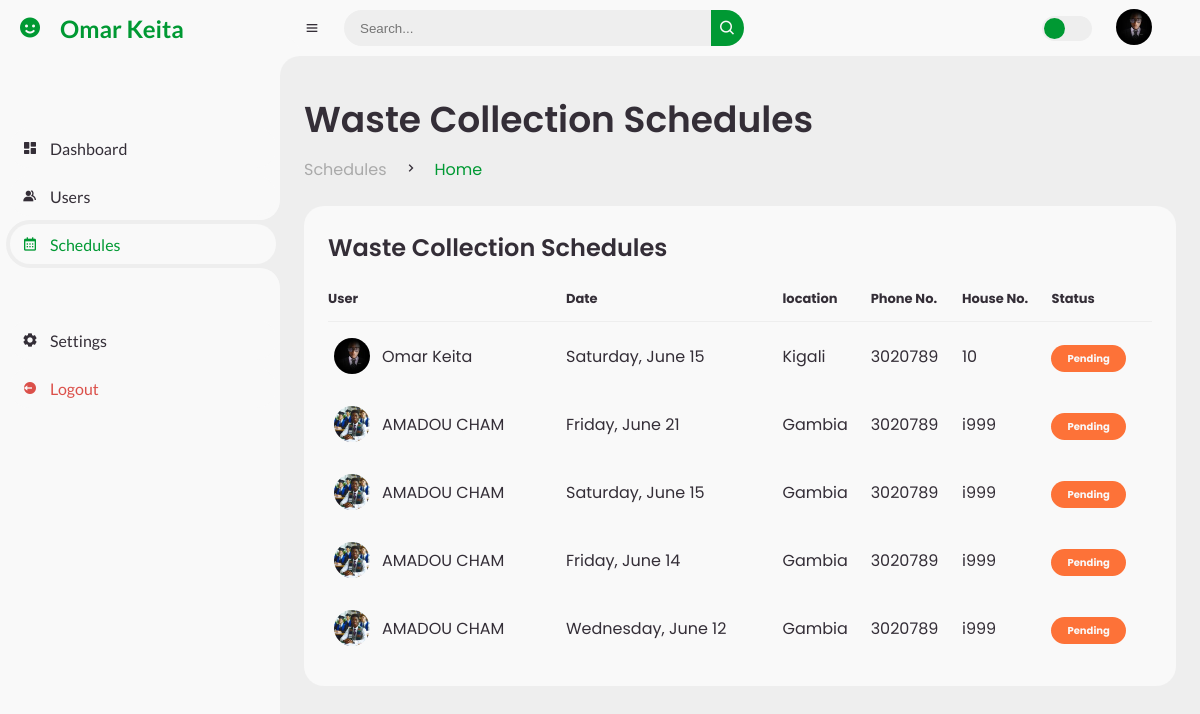
The page /admin_dashboard/user_schedule (signed in) on the database as committed earlier.
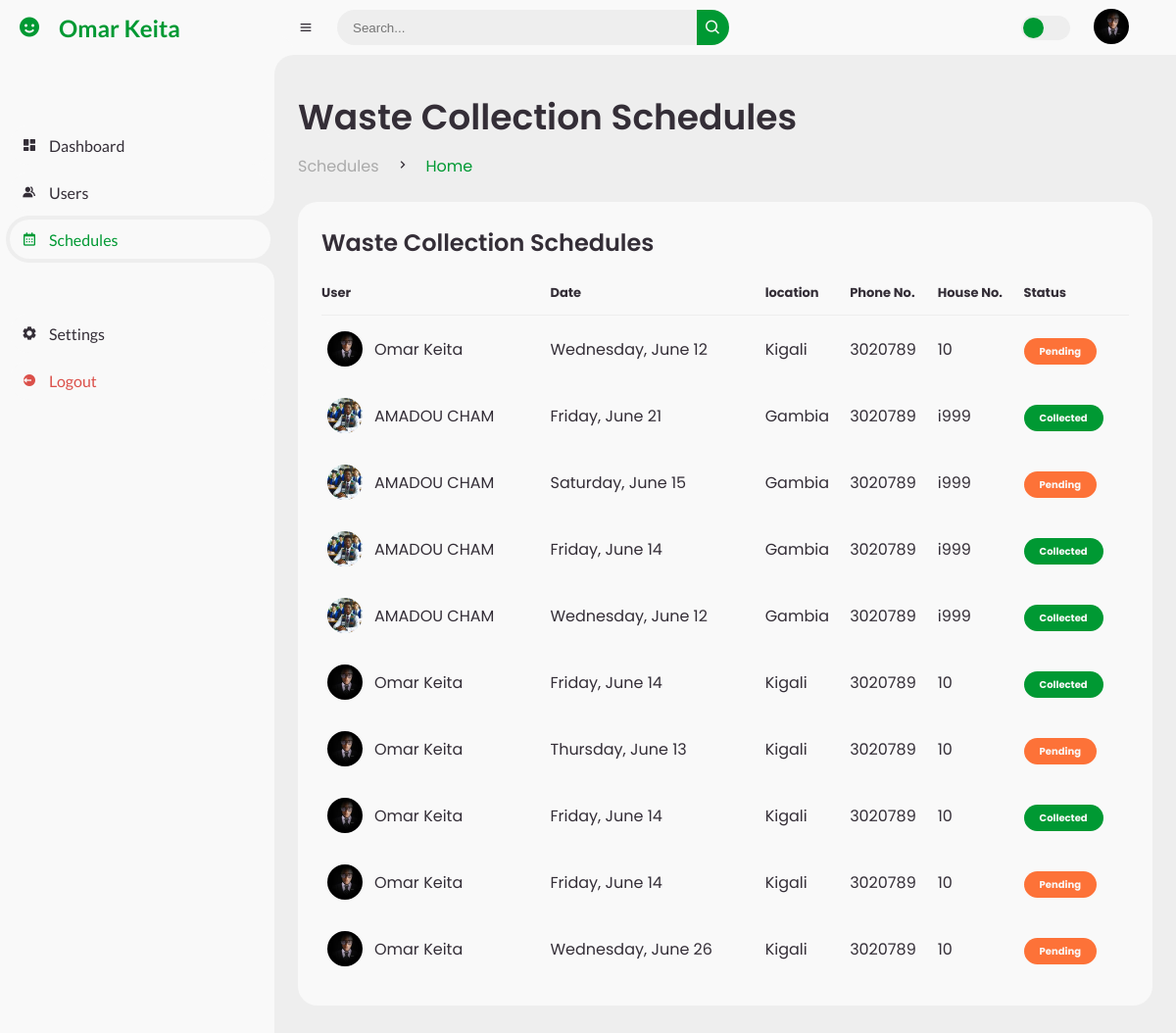
The same page on the database as committed later.
### app/models.py (models this page shows, shortened)
class Scheduling(db.Model):
    id = db.Column(db.Integer, primary_key=True, autoincrement=True)
    date = db.Column(db.DateTime, nullable=False)
    type = db.Column(db.String(50), nullable=False)
    user_id = db.Column(db.Integer, db.ForeignKey('user.id'), nullable=False)
    collected = db.Column(db.Boolean, nullable=False, default=False)

class User(db.Model, UserMixin):
    id = db.Column(db.Integer,  nullable= False, primary_key=True, autoincrement=True)
    first_name = db.Column(db.String(50), nullable=False)
    middle_name = db.Column(db.String(50), nullable=False, default="")
    last_name = db.Column(db.String(50), nullable=False)
    email = db.Column(db.String(50), unique=True, nullable=False,)
    sex = db.Column(db.String(50), nullable=False, default='Male')
    address = db.Column(db.String(50), nullable=False)
    house_number = db.Column(db.String(50), nullable=False)
    location = db.Column(db.String(50), nullable=False)
    image_file = db.Column(db.String(500), nullable=False, default='default.jpg')
    phone_number = db.Column(db.String(50), nullable=False)
    password = db.Column(db.String(150), nullable=False)
    schedule = db.relationship('Scheduling', backref='customer', lazy=True)
    is_admin = db.Column(db.Boolean, nullable=False, default=False)

### app/routes.py (the view)
@app.route('/admin_dashboard/user_schedule', methods=['GET', 'POST'])
@login_required
def admin_user_schedule():
    if not current_user.is_admin:
        abort(403)
        flash('Access Denied', 'danger')
    user_schedule = Scheduling.query.all()
    users = User.query.all()
    return render_template('user_schedule.html', user_schedule=user_schedule, datetime=datetime, users=users)

### app/models.py (called while the page is built)
@login_manager.user_loader
def load_user(user_id):
    return User.query.get(int(user_id))

### app/templates/user_schedule.html
{% extends 'admin_base.html' %} {% block sidebar %}
<ul class="side-menu top">
  <li>
    <a href="{{url_for('admin_dashboard')}}">
      <i class="bx bxs-dashboard"></i>
      <span class="text">Dashboard</span>
    </a>
  </li>
  <li>
    <a href="{{url_for('users')}}">
      <i class="bx bxs-group"></i>
      <span class="text">Users</span>
    </a>
  </li>
  <li class="active">
    <a href="{{url_for('admin_user_schedule')}}">
      <i class="bx bx-calendar"></i>
      <span class="text">Schedules</span>
    </a>
  </li>
</ul>
{% endblock %} {% block content %}
<main>
  <div class="head-title">
    <div class="left">
      <h1>Waste Collection Schedules</h1>
      <ul class="breadcrumb">
        <li>
          <a href="{{url_for('admin_dashboard')}}">Schedules</a>
        </li>
        <li><i class="bx bx-chevron-right"></i></li>
        <li>
          <a class="active" href="{{url_for('home')}}">Home</a>
        </li>
      </ul>
    </div>
  </div>
  <div class="table-data">
    <div class="order">
      <div class="head">
        <h3>Waste Collection Schedules</h3>
      </div>
      <table>
        <thead>
          <tr>
            <th>User</th>
            <th>Date</th>
            <th>location</th>
            <th>Phone No.</th>
            <th>House No.</th>
            <th>Status</th>
          </tr>
        </thead>
        <tbody>
          {% for schedule in user_schedule %} {% set user = users |
          selectattr('id', 'equalto', schedule.user_id) | first %}
          <tr>
            <td>
              <img
                src="{{ url_for('static', filename='profile_pics/' + user.image_file) }}"
              />
              <p>{{ user.first_name }} {{ user.last_name }}</p>
            </td>
            <td>{{ schedule.date.strftime('%A, %B %d') }}</td>
            <td>{{ user.location }}</td>
            <td>{{ user.phone_number }}</td>
            <td>{{ user.house_number }}</td>
            <td>
              <span
                class="status {% if schedule.collected %}completed{% else %}pending{% endif %}"
              >
                {% if schedule.collected %}Collected{% else %}Pending{% endif %}
              </span>
            </td>
          </tr>
          {% endfor %}
        </tbody>
      </table>
    </div>
  </div>
</main>
{% endblock %}

### app/templates/admin_base.html (shortened to what this page needs)
<!DOCTYPE html>
<html lang="en">
  <head>
    <link
      href="https://unpkg.com/boxicons@2.0.9/css/boxicons.min.css"
      rel="stylesheet"
    />
    <link
      rel="stylesheet"
      href="{{url_for('static', filename='css/admin.css')}}"
    />
  </head>
  <body>
    <section id="sidebar">
      <a href="#" class="brand">
        <i class="bx bxs-smile"></i>
        <span class="text"
          >{{current_user.first_name}} {{current_user.last_name}}</span
        >
      </a>
      {% block sidebar %} {% endblock %}
      <ul class="side-menu">
        <li>
          <a href="{{url_for('account')}}">
            <i class="bx bxs-cog"></i>
            <span class="text">Settings</span>
          </a>
        </li>
        <li>
          <a href="{{url_for('logout')}}" class="logout">
            <i class="bx bxs-log-out-circle"></i>
            <span class="text">Logout</span>
          </a>
        </li>
      </ul>
    </section>
    <section id="content">
      <nav>
        <i class="bx bx-menu"></i>
        <form action="#">
          <div class="form-input">
            <input type="search" placeholder="Search..." />
            <button type="submit" class="search-btn">
              <i class="bx bx-search"></i>
            </button>
          </div>
        </form>
        <label for="switch-mode" class="switch-mode"></label>
        <a href="#" class="profile">
          <img
            src="{{url_for('static', filename='profile_pics/' + current_user.image_file)}}"
            alt=""
          />
        </a>
      </nav>
      {% block content %} {% endblock %}
    </section>
  </body>
</html>

Rows that differ between the two databases and show on the page:
changed Scheduling (number 1 of 10 on the later page): date "Saturday, June 15" → "Wednesday, June 12"
changed Scheduling "Friday, June 21": collected "Pending" → "Collected"
changed Scheduling (number 4 of 10 on the later page): collected "Pending" → "Collected"
changed Scheduling (number 5 of 10 on the later page): collected "Pending" → "Collected"
added Scheduling: image_file (picture), {{ user.first_name }} "Omar", {{ user.last_name }} "Keita", date "Friday, June 14", {{ user.location }} "Kigali", {{ user.phone_number }} "3020789", {{ user.house_number }} "10", collected "Collected"
added Scheduling: image_file (picture), {{ user.first_name }} "Omar", {{ user.last_name }} "Keita", date "Thursday, June 13", {{ user.location }} "Kigali", {{ user.phone_number }} "3020789", {{ user.house_number }} "10", collected "Pending"
added Scheduling: image_file (picture), {{ user.first_name }} "Omar", {{ user.last_name }} "Keita", date "Friday, June 14", {{ user.location }} "Kigali", {{ user.phone_number }} "3020789", {{ user.house_number }} "10", collected "Collected"
added Scheduling: image_file (picture), {{ user.first_name }} "Omar", {{ user.last_name }} "Keita", date "Friday, June 14", {{ user.location }} "Kigali", {{ user.phone_number }} "3020789", {{ user.house_number }} "10", collected "Pending"
added Scheduling: image_file (picture), {{ user.first_name }} "Omar", {{ user.last_name }} "Keita", date "Wednesday, June 26", {{ user.location }} "Kigali", {{ user.phone_number }} "3020789", {{ user.house_number }} "10", collected "Pending"
